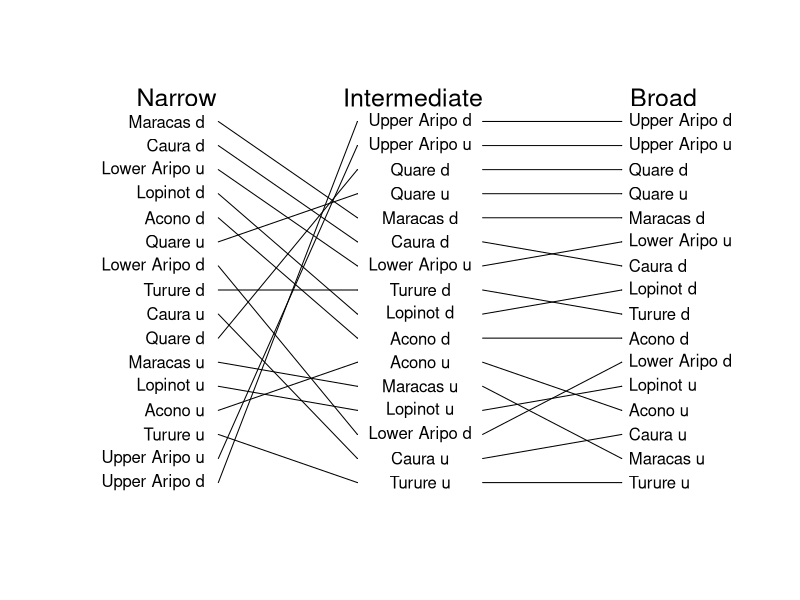

Source code (R):
## ---- chunk 1
###Making a plot of how high pressure predation sites are when measured in 
#different levels of predation ABUNDANCE

setwd("C:\\Users\\faj\\Documents\\OneDrive for Business\\research\\FishPredation\\Data")

library(dplyr)
library(tidyr)
library(ggplot2)
library(lme4)
library(Cairo)
library(RColorBrewer) 


#preparing data 

fishDataAll <- read.csv("Fish data June 2017.csv")
head(fishDataAll)
str(fishDataAll)
levels(fishDataAll$species)
selectMonths <- c("07", "08")# i am selecting out these months because then i can use the last timepoint 

group12 <- c("Hoplias malabaricus", "Crenicichla frenata", "Gymnotus carapo", "Anablepsoides hartii",
			"Cichlasoma taenia", "Cichlasoma taenia", "Corynopoma riisei", "Roeboides dientonito", 
			"Agonostomus monticola", "Rhamdia quelen", "andinoacara pulcher", "Hemigrammus unilineatus", "Rivulus hartii")



#select data from only the July and Auguest, and remove first year 
SelectData <- fishDataAll %>% 
	separate(date, c("Day", "Month", "Year"), sep = "/") %>%
	filter(Year != 2010) %>%
	filter(Month %in% selectMonths)

fishData <- data.frame(SelectData)

fishData$AbundanceAll <- fishData$numbercaught + fishData$numberseen

#calculating percentage biomass so i can incude years with 0 abundance

fishData$TotBiomass <- (fishData$numbercaught + fishData$numberseen)* fishData$weight
TotBioSite<- fishData %>% 
	group_by(site, Year) %>%
	summarise(BiomasSiteSum = sum(TotBiomass, na.rm=TRUE))
siteBiomass <- data.frame(TotBioSite)


#Narrow Predation data
#-------------------------
predatorsAbN <- fishData %>% 
	filter(species == "Hoplias malabaricus" | species == "Crenicichla frenata")  %>%
	group_by(site, Year) %>%
	summarise(AbundanceSum = sum(AbundanceAll))

predatorsAb <- data.frame(predatorsAbN)
predatorsAb$Year <- as.numeric(predatorsAb$Year)

#add the total site biomass data, just to i can identify sites with no predators 
FishDataTotAb <- merge(siteBiomass, predatorsAb, by = c("site" ,"Year"),all=TRUE) # this makes sure i 
#know what years had no predators recoreded in 
FishDataTotAb$AbundanceSum[is.na(FishDataTotAb$AbundanceSum)] <- 0

Narrow <- aggregate(FishDataTotAb$AbundanceSum, list(FishDataTotAb$site), mean, na.rm=TRUE)

orderNarrow <- Narrow[order(Narrow$x),]
head(orderNarrow)

orderNarrow$predOrderN <- c(1:nrow(orderNarrow))

#Middle predation 
#------------------------------

#there are no fsih of species Anablepsoides hartii

#sum abundance per site and year
predatorsAbM <- fishData %>% 
	filter(species == "Hoplias malabaricus" | species == "Crenicichla frenata" | 
		species == "Gymnotus carapo" | species == "Rivulus hartii")  %>%
	group_by(site, Year) %>%
	summarise(AbundanceSum = sum(AbundanceAll))

predatorsAbMl <- data.frame(predatorsAbM)

predatorsAbMl$Year <- as.numeric(predatorsAbMl$Year)

#add the total site biomass data, just to i can identify sites with no predators 
FishDataTotAbM <- merge(siteBiomass, predatorsAbMl, by = c("site" ,"Year"),all=TRUE) # this makes sure i 
#know what years had no predators recoreded in 
FishDataTotAbM$AbundanceSum[is.na(FishDataTotAbM$AbundanceSum)] <- 0

Middle <- aggregate(FishDataTotAbM$AbundanceSum, list(FishDataTotAbM$site), mean, na.rm=TRUE)

orderMiddle<- Middle[order(Middle$x),]
head(orderMiddle)

orderMiddle$predOrderM <- c(1:nrow(orderMiddle))

#Wide predation 
#------------------------------

#there are no fsih of species Anablepsoides hartii

#sum abundance per site and year
predatorsAbW <- fishData %>% 
	filter(species %in% group12) %>%
	group_by(site, Year) %>%
	summarise(AbundanceSum = sum(AbundanceAll))

predatorsAbWd <- data.frame(predatorsAbW)
predatorsAbWd$Year <- as.numeric(predatorsAbWd$Year)

#add the total site biomass data, just to i can identify sites with no predators 
FishDataTotAbW <- merge(siteBiomass, predatorsAbWd, by = c("site" ,"Year"),all=TRUE) # this makes sure i 
#know what years had no predators recoreded in 
FishDataTotAbW$AbundanceSum[is.na(FishDataTotAbW$AbundanceSum)] <- 0

Wide <- aggregate(FishDataTotAbW$AbundanceSum, list(FishDataTotAbW$site), mean, na.rm=TRUE)

orderWide <- Wide[order(Wide$x),]
head(orderWide)

orderWide$predOrderW <- c(1:nrow(orderWide))


##merge all data 
#-----------------------------

orderNM <- merge(orderNarrow, orderMiddle, by = "Group.1")
orderNMW <- merge(orderNM, orderWide, by = "Group.1")


## ---- chunk 2
Cairo(file="C:\\Users\\faj\\Documents\\OneDrive for Business\\research\\bioTIME\\users\\Faith\\TriniFishPredation\\Adundance_tangle.png",
      type="png",
      units="in", 
      width=10,
      height=6,
      pointsize=12,
      dpi=100)

getPalette <-  colorRampPalette(c("blue", "red"))

plotSetup <- data.frame(cbind(c(1:17),c(20:110))) # data to plot onto emptyp plot
plot(x = plotSetup$X2, y = plotSetup$X1, col="white", axes=FALSE , ylab = " ", xlab = "  ", type = "n")

#plot arrows
arrows(x0 = 36, y0 = orderNMW$predOrderN, x1 = 56, y1 = orderNMW$predOrderM, length = 0.001)
arrows(x0 = 74, y0 = orderNMW$predOrderM, x1 = 94, y1 = orderNMW$predOrderW, length = 0.001)


#plotting text 
text(x = 34, y = orderNMW$predOrderN, labels = orderNMW$Group.1, adj = c(1,NA))
text(x = 65, y = orderNMW$predOrderM, labels = orderNMW$Group.1)
text(x = 95, y = orderNMW$predOrderW, labels = orderNMW$Group.1, adj = c(0,NA))

text(x = 30, y = 17, labels = "Narrow", cex = 1.5)
text(x = 64, y = 17, labels = "Intermediate", cex = 1.5)
text(x = 100, y = 17, labels = "Broad", cex = 1.5)

dev.off()

## ---- chunk 3
rownames(orderNMW) <- orderNMW$Group.1
corOrderNMW <- orderNMW[,c(2, 4, 6)] 
names(corOrderNMW ) <- c("Narrow", "Middle", "Wide")
cor(corOrderNMW, method="spearman")
